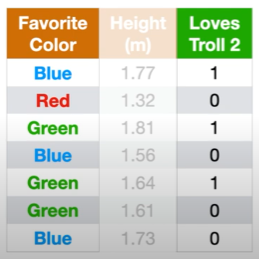
#> input picture Machine Learning/Ensemble/Boosting/CatBoost (Categorical Boosting)/images/data.png, 259 x 259 px, found by its file name
$ jupyter execute regression.ipynb   (text cells are left out)
#> lines starting #> are read from the running program, lines starting #| are printed output that depends on the picture; pictures that were not available may be replaced by others from this repository, and a replacement may not be noted
[cell 1]
from PIL import Image
from IPython.display import display

img = Image.open('images/data.png')
#> img is the input picture: PIL image 259x259 RGBA; mean R, G, B, A 207.6, 210.8, 195.3, 255
new_image = img.resize((480, 200))
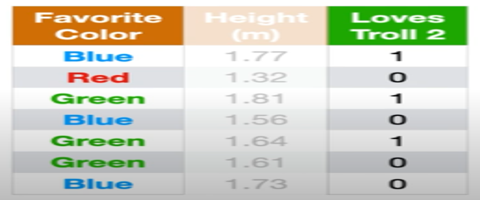
#> new_image: PIL image 480x200 RGBA; mean R, G, B, A 207.6, 210.8, 195.3, 255
display(new_image)

[cell 2]
from PIL import Image
from IPython.display import display

img = Image.open('images/table1.png')
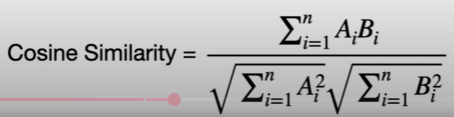
#> input picture Machine Learning/Ensemble/Boosting/CatBoost (Categorical Boosting)/images/cosine.png, 454 x 117 px, given in place of table1.png, which was not available
#> img is the input picture: PIL image 454x117 RGBA; mean R, G, B, A 186.4, 185.8, 185.9, 255
new_image = img.resize((430, 230))
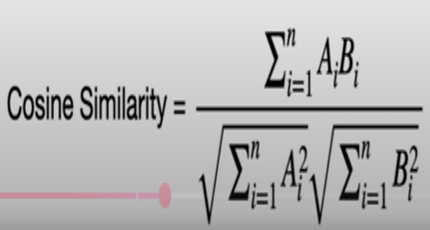
#> new_image: PIL image 430x230 RGBA; mean R, G, B, A 186.4, 185.8, 186, 255
display(new_image)

[cell 3]
from PIL import Image
from IPython.display import display

img = Image.open('images/table2.png')
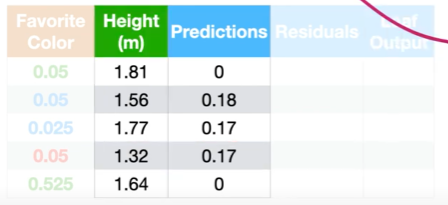
#> input picture Machine Learning/Ensemble/Boosting/CatBoost (Categorical Boosting)/images/updated_pred2.png, 448 x 205 px, given in place of table2.png, which was not available
#> img is the input picture: PIL image 448x205 RGBA; mean R, G, B, A 225.4, 236.9, 235.2, 255
new_image = img.resize((590, 230))
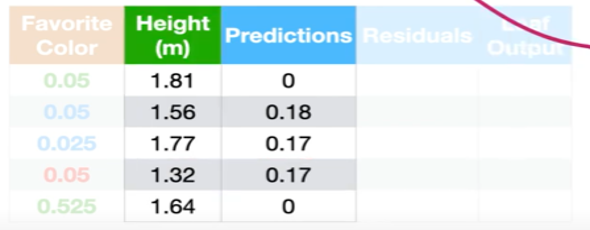
#> new_image: PIL image 590x230 RGBA; mean R, G, B, A 225.3, 236.9, 235.2, 255
display(new_image)
